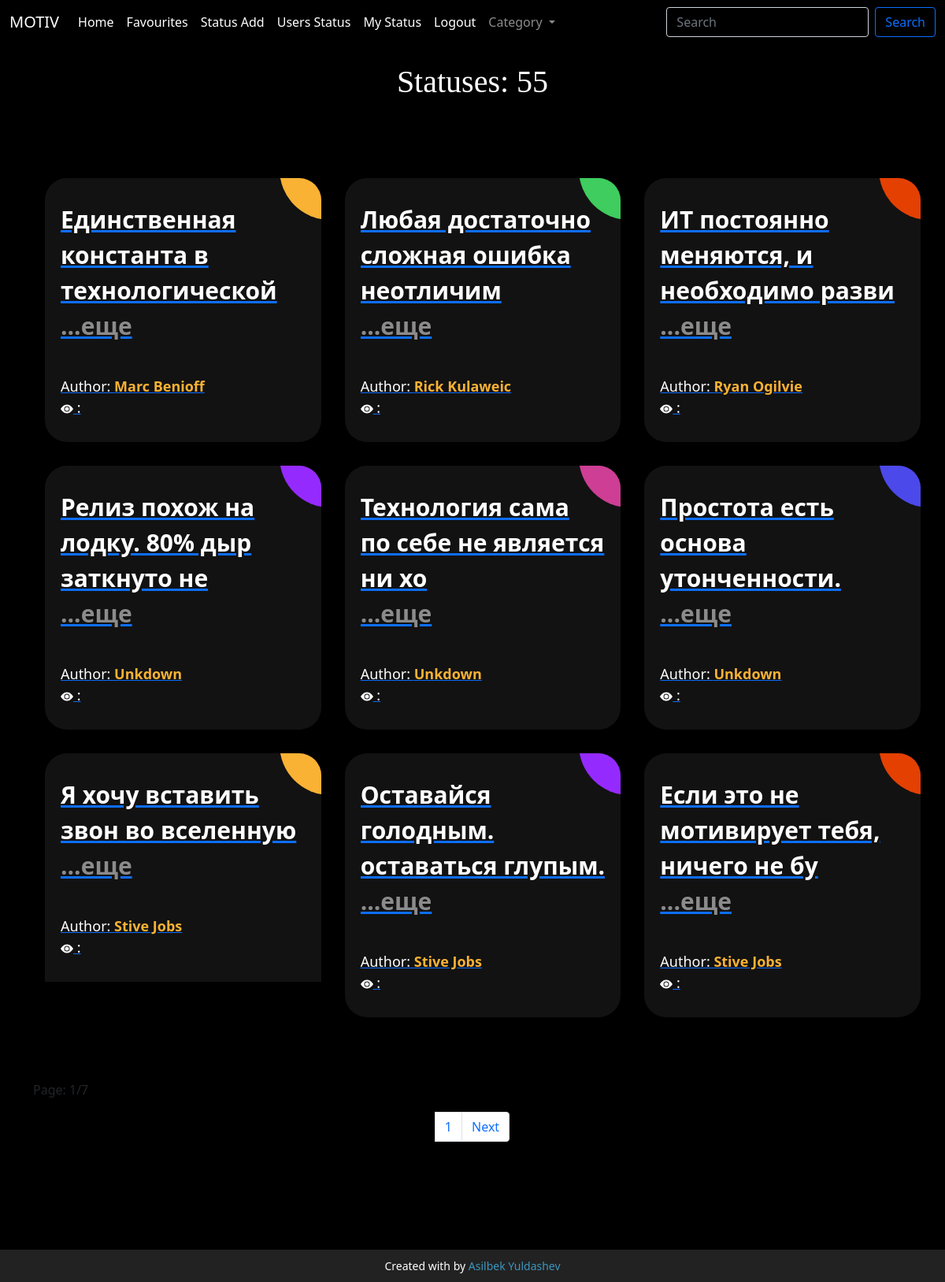
/accounts/profile/ (signed in), run on the app's committed database.
### main/models.py (models this page shows, shortened)
class Status(models.Model):
    category = models.ForeignKey(Category, on_delete=models.CASCADE)
    text = models.TextField()
    author = models.ForeignKey(Authors, on_delete=models.CASCADE)
    favourites = models.ManyToManyField(User, related_name='favourite', default=None, blank=True)

class Authors(models.Model):
    full_name = models.CharField(max_length=250)
    bio = models.TextField()
    img = models.ImageField(upload_to='images/')
    def __str__(self):
        return self.full_name

### main/views.py (the view)
# urls.py: path('accounts/profile/',index,name="index"),
@login_required(login_url='/acc/login')
def index(request):
    category = Category.objects.all()
    status = Status.objects.all()
    status_count = Status.objects.all().count()
    page = Paginator(status, 9)
    page_list = request.GET.get('page')
    page = page.get_page(page_list)
    ctx = {
        'status':status,
        'page':page,
        'category':category,
        "status_count":status_count
    }
    return render(request,"index.html",ctx)

### template/index.html (shortened to what this page needs)
{% load static %}
{% load hitcount_tags %}
<!doctype html>
<html lang="en">
<head>
    <link href="https://cdn.jsdelivr.net/npm/bootstrap@5.1.0/dist/css/bootstrap.min.css" rel="stylesheet">
    <link rel="stylesheet" href="{% static 'salom.css' %}">
</head>
<body>
<nav style="background: black" class="navbar navbar-expand-lg navbar-dark    bg-black">
  <div class="container-fluid">
    <a class="navbar-brand" href="{% url 'index' %}">MOTIV</a>
    <div class="collapse navbar-collapse" id="navbarSupportedContent">
      <ul class="navbar-nav me-auto mb-2 mb-lg-0">
        <li class="nav-item">
          <a class="nav-link active" aria-current="page" href="{% url 'index' %}">Home</a>
        </li>
          <li class="nav-item">
                    <a class="nav-link active" aria-current="page" href="{% url 'sevimli' %}">Favourites</a>
                </li>
          <li class="nav-item">
                    <a class="nav-link active" aria-current="page" href="{% url 'status_add' %}">Status Add</a>
                </li><li class="nav-item">
                    <a class="nav-link active" aria-current="page" href="{% url 'users_status' %}">Users Status</a>
                </li>
          {% if user.count %}
          {% else %}
          <li class="nav-item">
                    <a class="nav-link active" aria-current="page" href="{% url 'my_status' %}">My Status</a>
                </li>
          {% endif %}
          <li class="nav-item">
                    <a class="nav-link active" aria-current="page" href="{% url 'logodut' %}">Logout</a>
                </li>
           <li class="nav-item dropdown ">
          <a class="nav-link dropdown-toggle " href="#" id="navbarDropdown" role="button" data-bs-toggle="dropdown" aria-expanded="false">
            Category
          </a>
        </li>
      </ul>
     <form class="d-flex" role="search" method="post" action="{% url 'search' %}">
        <input class="form-control me-2" style="background: black;color: white" name="search" type="search" placeholder="Search" aria-label="Search">
        <button class="btn btn-outline-primary" type="submit">Search</button>
      </form>
    </div>
  </div>
</nav>
<h1 class="text-center text-white mt-4" style="font-family: cursive">Statuses: {{ status_count }}</h1>
	<link rel="stylesheet" href="https://use.fontawesome.com/releases/v5.7.0/css/all.css">
<div class="container mt-5">
{% if search %}
     <div class="ag-format-container">
  <div class="ag-courses_box mt-5">
      {% for i in status %}
      <div class="ag-courses_item">
      <a href="{% url 'status' i.id %}" class="ag-courses-item_link">
        <div class="ag-courses-item_bg"></div>
        <div class="ag-courses-item_title">
            <span>{{ i.text|slice:30 }}<p style="color: #8b8b8b">...еще</p></span>
        </div>
        <div class="ag-courses-item_date-box">
          Author:
          <span class="ag-courses-item_date">
              {{ i.author }} </span>
            <br> <svg xmlns="http://www.w3.org/2000/svg" width="16" height="16" fill="currentColor" class="bi bi-eye-fill" viewBox="0 0 16 16">
  <path d="M10.5 8a2.5 2.5 0 1 1-5 0 2.5 2.5 0 0 1 5 0"/>
  <path d="M0 8s3-5.5 8-5.5S16 8 16 8s-3 5.5-8 5.5S0 8 0 8m8 3.5a3.5 3.5 0 1 0 0-7 3.5 3.5 0 0 0 0 7"/>
</svg> : {% get_hit_count for i %}
        </div>
      </a>
    </div>
      {% endfor %}
    {% else %}
  <div class="ag-format-container">
  <div class="ag-courses_box">
      {% for i in page.object_list %}
      <div class="ag-courses_item">
      <a href="{% url 'status' i.id %}" class="ag-courses-item_link">
        <div class="ag-courses-item_bg"></div>
        <div id="textbox" class="ag-courses-item_title">
            <span>{{ i.text|slice:41 }}<p style="color: #8b8b8b">...еще</p></span>
        </div>
        <div class="ag-courses-item_date-box">
          Author:
          <span class="ag-courses-item_date">
              {{ i.author }} </span>
            <br><svg xmlns="http://www.w3.org/2000/svg" width="16" height="16" fill="currentColor" class="bi bi-eye-fill" viewBox="0 0 16 16">
  <path d="M10.5 8a2.5 2.5 0 1 1-5 0 2.5 2.5 0 0 1 5 0"/>
  <path d="M0 8s3-5.5 8-5.5S16 8 16 8s-3 5.5-8 5.5S0 8 0 8m8 3.5a3.5 3.5 0 1 0 0-7 3.5 3.5 0 0 0 0 7"/>
</svg> : {% get_hit_count for i %}
        </div>
      </a>
    </div>
      {% endfor %}
  </div>
</div>
 {% endif %}
<p>Page: {{ page.number }}/{{ page.paginator.num_pages }}</p>
    <nav aria-label="Page navigation example">
  <ul class="pagination justify-content-center">
  {% for num_page in page.paginator.page_range %}
      {% if page.number == num_page %}
    <li class="page-item"><a class="page-link" href="#">{{ num_page }}</a></li>
{% endif %}<br/>{% endfor %}
    <li class="page-item">
        {% if page.has_next %}
      <a class="page-link" href="{% url 'index' %}?page={{ page.next_page_number }}">Next</a>
        {% endif %}
    </li>
  </ul>
</nav>
</div>
         <div class="mt-5" style="display: flex; flex-direction: column; justify-content: center; align-items: center">
    <div>
        <footer>
            <p>
                Created with by
                <a target="_blank" href="https://asilbek-yuldashev.uz">Asilbek Yuldashev</a>
            </p>
        </footer>
    </div>
</div>
</body>
</html>

### main/static/salom.css (style rules this page uses)
.ag-format-container { width: 1142px; margin: 0 auto; }
body { background-color: #000; }
.ag-courses_box { display: -webkit-box; display: -ms-flexbox; display: flex; -ms-flex-wrap: wrap; flex-wrap: wrap; padding: 50px 0; }
.ag-courses_item { -ms-flex-preferred-size: calc(33.33333% - 30px); flex-basis: calc(33.33333% - 30px); margin: 0 15px 30px; overflow: hidden; border-radius: 28px; }
.ag-courses-item_link { display: block; padding: 30px 20px; background-color: #121212; overflow: hidden; position: relative; }
.ag-courses-item_title { min-height: 87px; margin: 0 0 25px; overflow: hidden; font-weight: bold; font-size: 30px; color: #FFF; z-index: 2; position: relative; }
.ag-courses-item_date-box { font-size: 18px; color: #FFF; z-index: 2; position: relative; }
.ag-courses-item_date { font-weight: bold; color: #f9b234; -webkit-transition: color .5s ease; -o-transition: color .5s ease; transition: color .5s ease }
.ag-courses-item_bg { height: 128px; width: 128px; background-color: #f9b234; z-index: 1; position: absolute; top: -75px; right: -75px; border-radius: 50%; -webkit-transition: all .5s ease; -o-transition: all .5s ease; transition: all .5s ease; }
.ag-courses_item:nth-child(2n) .ag-courses-item_bg { background-color: #3ecd5e; }
.ag-courses_item:nth-child(3n) .ag-courses-item_bg { background-color: #e44002; }
.ag-courses_item:nth-child(4n) .ag-courses-item_bg { background-color: #952aff; }
.ag-courses_item:nth-child(5n) .ag-courses-item_bg { background-color: #cd3e94; }
.ag-courses_item:nth-child(6n) .ag-courses-item_bg { background-color: #4c49ea; }

### template/index.html (style rules this page uses)
footer { background-color: #222; color: #fff; font-size: 14px; bottom: 0; position: fixed; left: 0; right: 0; text-align: center; z-index: 999; }
footer p { margin: 10px 0; }
footer a { color: #3c97bf; text-decoration: none; }

### data on the page
Status: text "Единственная константа в технологической", author "Marc Benioff"
Status: text "Любая достаточно сложная ошибка неотличим", author "Rick Kulaweic"
Status: text "ИТ постоянно меняются, и необходимо разви", author "Ryan Ogilvie"
Status: text "Релиз похож на лодку. 80% дыр заткнуто не", author "Unkdown"
Status: text "Технология сама по себе не является ни хо", author "Unkdown"
Status: text "Простота есть основа утонченности.", author "Unkdown"
Status: text "Я хочу вставить звон во вселенную", author "Stive Jobs"
Status: text "Оставайся голодным. оставаться глупым.", author "Stive Jobs"
Status: text "Если это не мотивирует тебя, ничего не бу", author "Stive Jobs"

### other printed values
{{ status_count }} "55"
{{ page.number }} "1"
{{ page.paginator.num_pages }} "7"
{{ num_page }} "1"
